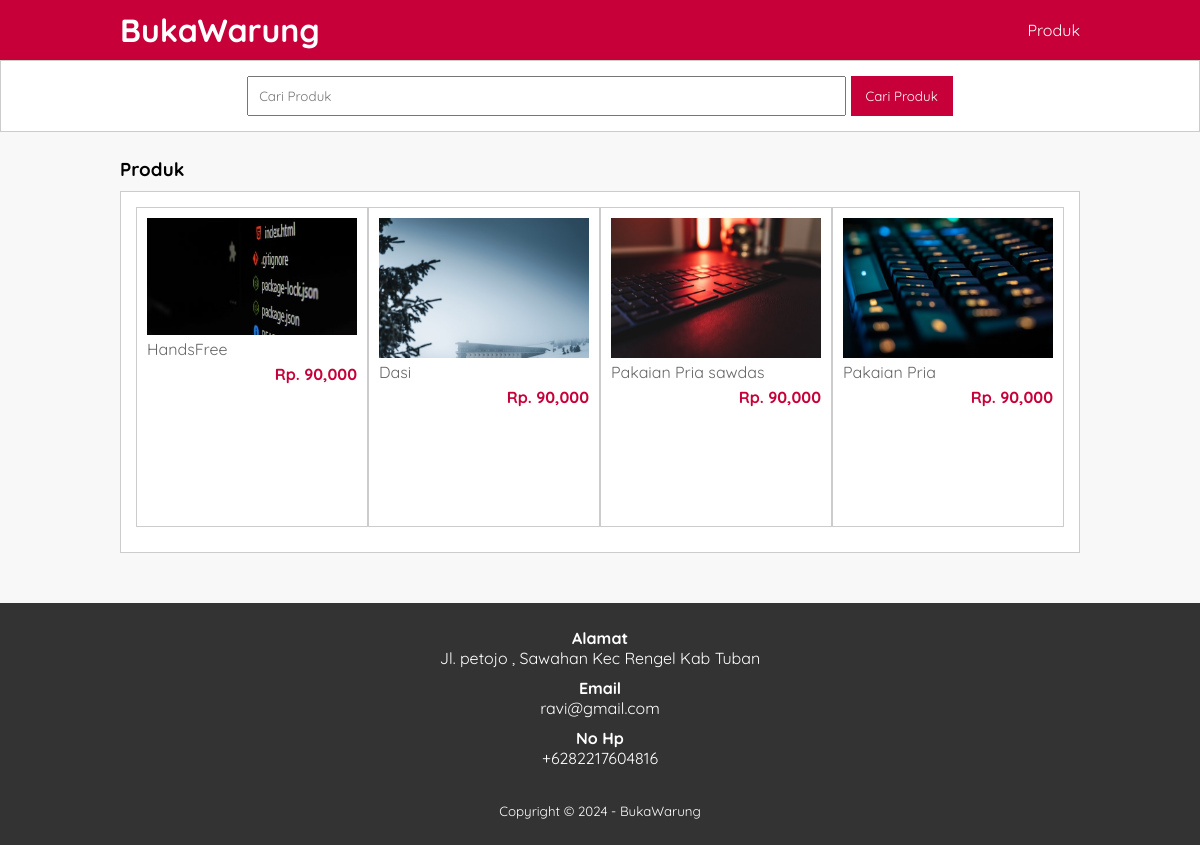
/produk.php, run on the app's committed database.
### tables this page shows
CREATE TABLE `tb_product` (
  `product_id` int(11) NOT NULL,
  `category_id` int(11) NOT NULL,
  `product_name` varchar(100) NOT NULL,
  `product_price` int(11) NOT NULL,
  `product_description` text NOT NULL,
  `product_image` varchar(100) NOT NULL,
  `product_status` tinyint(1) NOT NULL,
  `data_create` timestamp NOT NULL DEFAULT current_timestamp()
);

### produk.php (the view, shortened to what this page needs)
<?php
    include 'db.php';
    $kontak = mysqli_query($conn, "SELECT admin_telp, admin_email, admin_address FROM tb_admin
    WHERE admin_id = 1");
    $a = mysqli_fetch_object($kontak);
?>
<!DOCTYPE html>
<html lang="en">
<head>
    <link rel="stylesheet" href="css/style.css">
</head>
    <body>
        <header>
            <div class="container">
                <h1><a href="index.php">BukaWarung</a></h1>
                <ul>
                    <li><a href="produk.php">Produk</a></li>
                </ul>
            </div>
        </header>
        <div class="search">
            <div class="container">
                <form action="produk.php">
                    <input type="text" name="search" placeholder="Cari Produk" value="<?php echo $_GET['search']?>">
                    <input type="submit" name="cari" value="Cari Produk">
                </form>
            </div>
        </div>
        <section>
            <div class="container">
                <h3>Produk</h3>
                <div class="box">
                <?php
                        $produk = mysqli_query($conn, "SELECT * FROM tb_product WHERE product_status = 1 $where ORDER BY
                        product_id DESC LIMIT 8");
                        if(mysqli_num_rows($produk) > 0){
                            while($p = mysqli_fetch_array($produk)){
                    ?>
                        <a href="detail-produk.php?id=<?php echo $p['product_id']?>">
                            <div class="col-4">
                                <img src="produk/<?php echo $p['product_image'] ?>" alt="">
                                <p class="nama"><?php echo substr($p['product_name'], 0, 30) ?></p>
                                <p class="harga">Rp. <?php echo number_format($p['product_price']) ?></p>
                            </div>
                        </a>
                <?php
                            }
                        } else { ?>
                        <p>Produk tidak ada</p>
                <?php }?>
                </div>
            </div>
        </section>
        <footer>
            <div class="container">
                <h4>Alamat</h4>
                <p><?php echo $a->admin_address ?></p>
                <h4>Email</h4>
                <p><?php echo $a->admin_email ?></p>
                <h4>No Hp</h4>
                <p><?php echo $a->admin_telp ?></p>
                <small>Copyright &copy; 2024 - BukaWarung </small>
            </div>
        </footer>
    </body>
</html>

### css/style.css (style rules this page uses)
* { padding: 0; margin: 0; font-family: 'Quicksand', sans-serif; text-decoration: none; }
body { background-color: #f8f8f8; }
a { color: inherit; }
header { background-color: #c70039; color: #fff; }
header h1 { float: left; padding: 10px 0; }
header ul { float: right; }
header ul li { display: inline-block; }
header ul li a { padding: 20px 0 20px 15px; display: inline-block; }
footer { padding: 25px 0; background-color: #333; color: #fff; text-align: center; }
footer p { margin-bottom: 10px; }
footer small { margin-top: 25px; display: inline-block; }
.container { width: 80%; margin: 0 auto; }
.container::after { content: ''; display: block; clear: both; }
section { padding: 25px 0; }
.box { background-color: #fff; border: 1px solid #ccc; padding: 15px; box-sizing: border-box; margin: 10px 0 25px 0; }
.box::after { content: ''; display: block; clear: both; }
.search { padding: 15px 0; background-color: #fff; border: 1px solid #ccc; text-align: center; }
.search input[type=text] { width: 60%; padding: 10px; }
.search input[type=submit] { padding: 12px 15px; background-color: #c70039; color: #fff; border: none; cursor: pointer; }
.col-4 { width: 25%; height: 320px; border: 1px solid #ccc; float: left; padding: 10px; box-sizing: border-box; margin-bottom: 10px; }
.col-4 img { width: 100%; }
.col-4 .nama { color: #666; margin-bottom: 5px; }
.col-4 .harga { font-weight: bold; color: #c70039; float: right; }

### data on the page
tb_product: product_image (picture), product_name "HandsFree", product_price "90,000"
tb_product: product_image (picture), product_name "Dasi", product_price "90,000"
tb_product: product_image (picture), product_name "Pakaian Pria sawdas", product_price "90,000"
tb_product: product_image (picture), product_name "Pakaian Pria", product_price "90,000"

### other printed values
$a->admin_address "Jl. petojo , Sawahan Kec Rengel Kab Tuban"
$a->admin_email "ravi@gmail.com"
$a->admin_telp "+6282217604816"
